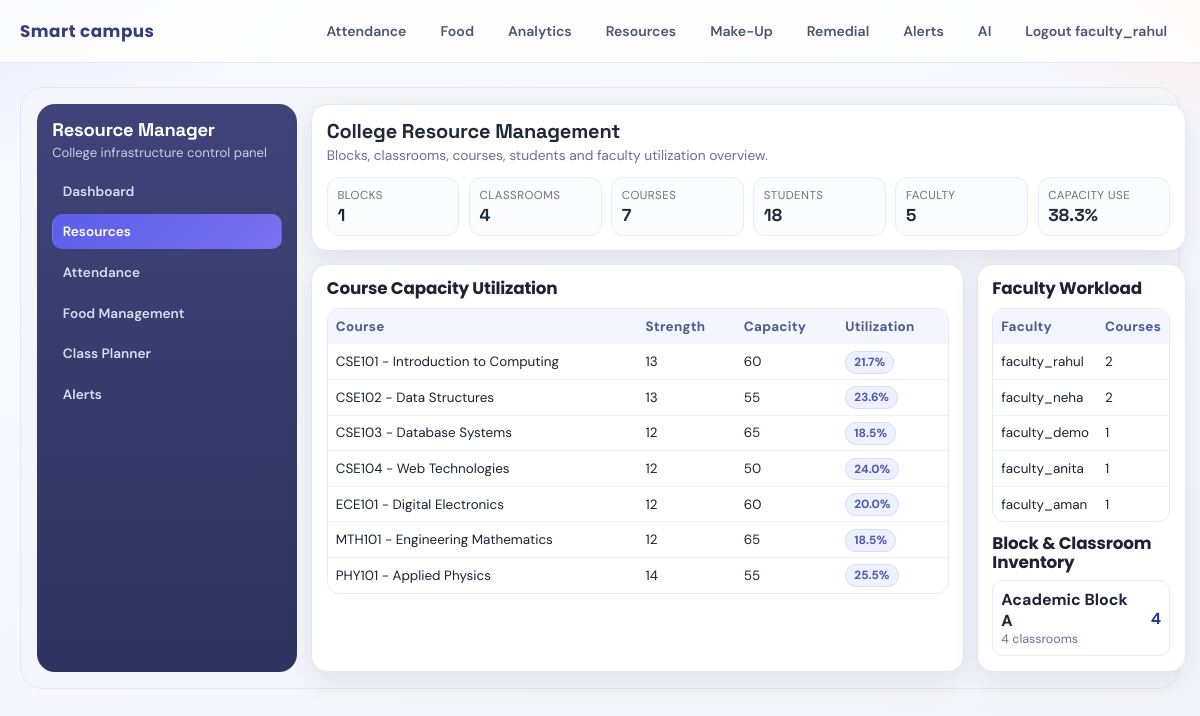
Page /resources/ (signed in) on the committed database.
### campus_core/models.py (models this page shows, shortened)
class Course(models.Model):
    code = models.CharField(max_length=20, unique=True)
    name = models.CharField(max_length=200)
    faculty = models.ForeignKey(User, on_delete=models.SET_NULL, null=True, related_name="courses")
    classroom = models.ForeignKey(Classroom, on_delete=models.SET_NULL, null=True, blank=True)
    def __str__(self) -> str:
        return f"{self.code} - {self.name}"

class Block(models.Model):
    name = models.CharField(max_length=100, unique=True)

### campus_core/views.py (the view)
# urls.py: path("resources/", views.resource_dashboard, name="resource-dashboard"),
@role_required(ROLE_FACULTY)
def resource_dashboard(request):
    blocks = Block.objects.all().prefetch_related("classrooms")
    classrooms = Classroom.objects.all()
    total_capacity = classrooms.aggregate(total=Sum("capacity"))["total"] or 0
    enrolled_count = Enrollment.objects.count()
    capacity_utilization = (enrolled_count / total_capacity * 100) if total_capacity else 0
    total_classrooms = classrooms.count()
    total_blocks = blocks.count()
    total_courses = Course.objects.count()
    total_students = StudentProfile.objects.count()
    total_faculty = User.objects.filter(courses__isnull=False).distinct().count()
    course_utilization = []
    for course in Course.objects.select_related("classroom", "faculty"):
        current_strength = course.enrollments.count()
        room_capacity = course.classroom.capacity if course.classroom else 0
        utilization = (current_strength / room_capacity * 100) if room_capacity else 0
        course_utilization.append(
            {
                "course": course,
                "strength": current_strength,
                "capacity": room_capacity,
                "utilization": utilization,
            }
        )
    faculty_workload = (
        Course.objects.values(faculty_name=F("faculty__username"))
        .annotate(total_courses=Count("id"))
        .order_by("-total_courses")
    )
    return render(
        request,
        "campus_core/resource_dashboard.html",
        {
            "total_capacity": total_capacity,
            "enrolled_count": enrolled_count,
            "capacity_utilization": capacity_utilization,
            "total_classrooms": total_classrooms,
            "total_blocks": total_blocks,
            "total_courses": total_courses,
            "total_students": total_students,
            "total_faculty": total_faculty,
            "blocks": blocks,
            "course_utilization": course_utilization,
            "faculty_workload": faculty_workload,
        },
    )

### campus_core/authz.py (called while the page is built)
def get_user_role(user: User) -> str:
    if not user or not user.is_authenticated:
        return ROLE_GUEST
    if user.is_superuser or user.is_staff or user.groups.filter(name__iexact="faculty").exists():
        return ROLE_FACULTY
    if user.groups.filter(name__iexact="vendor").exists():
        return ROLE_VENDOR
    if user.groups.filter(name__iexact="student").exists():
        return ROLE_STUDENT
    if StudentProfile.objects.filter(user=user).exists():
        return ROLE_STUDENT
    if hasattr(user, "faculty_profile"):
        return ROLE_FACULTY
    return ROLE_FACULTY

def role_flags(user: User) -> dict[str, bool | str]:
    role = get_user_role(user)
    is_faculty = role == ROLE_FACULTY
    is_student = role == ROLE_STUDENT
    is_vendor = role == ROLE_VENDOR
    return {
        "user_role": role,
        "is_faculty": is_faculty,
        "is_student": is_student,
        "is_vendor": is_vendor,
        "can_attendance": is_faculty,
        "can_food": is_faculty or is_student or is_vendor,
        "can_analytics": is_faculty or is_vendor,
        "can_resources": is_faculty,
        "can_makeup": is_faculty or is_student,
        "can_remedial": is_faculty or is_student,
        "can_alerts": is_faculty or is_vendor,
        "can_ai": is_faculty,
    }

### campus_core/context_processors.py (called while the page is built)
def role_context(request):
    return role_flags(request.user)

### campus_core/views.py (called while the page is built)
def role_required(*allowed_roles):
    def decorator(view_func):
        @login_required(login_url="login")
        @wraps(view_func)
        def _wrapped(request, *args, **kwargs):
            role = get_user_role(request.user)
            if role not in allowed_roles:
                messages.error(request, "You do not have permission to access this page.")
                return redirect("home")
            return view_func(request, *args, **kwargs)
        return _wrapped
    return decorator

### templates/campus_core/resource_dashboard.html (shortened to what this page needs)
{% extends 'base.html' %}
{% block content %}
<div class="rm-shell">
    <div class="rm-grid">
        <aside class="rm-side">
            <h3 class="rm-brand">Resource Manager</h3>
            <p class="rm-sub">College infrastructure control panel</p>
            <div class="rm-nav">
                <a href="/" >Dashboard</a>
                <a href="/resources/" class="active">Resources</a>
                <a href="/attendance/mark/">Attendance</a>
                <a href="/food/order/">Food Management</a>
                <a href="/makeup/schedule/">Class Planner</a>
                <a href="/notifications/">Alerts</a>
            </div>
        </aside>
        <section class="rm-main">
            <article class="rm-card">
                <div class="rm-head">
                    <div>
                        <h2 class="rm-title">College Resource Management</h2>
                        <p class="rm-muted">Blocks, classrooms, courses, students and faculty utilization overview.</p>
                    </div>
                </div>
                <div class="rm-kpis">
                    <div class="rm-kpi"><div class="label">Blocks</div><div class="value">{{ total_blocks }}</div></div>
                    <div class="rm-kpi"><div class="label">Classrooms</div><div class="value">{{ total_classrooms }}</div></div>
                    <div class="rm-kpi"><div class="label">Courses</div><div class="value">{{ total_courses }}</div></div>
                    <div class="rm-kpi"><div class="label">Students</div><div class="value">{{ total_students }}</div></div>
                    <div class="rm-kpi"><div class="label">Faculty</div><div class="value">{{ total_faculty }}</div></div>
                    <div class="rm-kpi"><div class="label">Capacity Use</div><div class="value">{{ capacity_utilization|floatformat:1 }}%</div></div>
                </div>
            </article>
            <div class="rm-layout">
                <article class="rm-card">
                    <h3 style="margin:0 0 .55rem;">Course Capacity Utilization</h3>
                    <div class="rm-table-wrap">
                        <table class="rm-table">
                            <tr><th>Course</th><th>Strength</th><th>Capacity</th><th>Utilization</th></tr>
                            {% for row in course_utilization %}
                            <tr>
                                <td>{{ row.course }}</td>
                                <td>{{ row.strength }}</td>
                                <td>{{ row.capacity }}</td>
                                <td><span class="rm-badge">{{ row.utilization|floatformat:1 }}%</span></td>
                            </tr>
                            {% empty %}
                            <tr><td colspan="4">No course data available.</td></tr>
                            {% endfor %}
                        </table>
                    </div>
                </article>
                <article class="rm-card">
                    <h3 style="margin:0 0 .55rem;">Faculty Workload</h3>
                    <div class="rm-table-wrap" style="margin-bottom:.7rem;">
                        <table class="rm-table" style="min-width: 100%;">
                            <tr><th>Faculty</th><th>Courses</th></tr>
                            {% for row in faculty_workload %}
                            <tr><td>{{ row.faculty_name|default:'Unassigned' }}</td><td>{{ row.total_courses }}</td></tr>
                            {% empty %}
                            <tr><td colspan="2">No workload data.</td></tr>
                            {% endfor %}
                        </table>
                    </div>
                    <h3 style="margin:0 0 .45rem;">Block & Classroom Inventory</h3>
                    <div class="rm-block-list">
                        {% for block in blocks %}
                        <div class="rm-block-item">
                            <div>
                                <strong>{{ block.name }}</strong>
                                <div class="rm-muted" style="margin:0; font-size:.78rem;">{{ block.classrooms.count }} classrooms</div>
                            </div>
                            <span class="rm-util">{{ block.classrooms.all|length }}</span>
                        </div>
                        {% empty %}
                        <div class="rm-block-item">No blocks configured.</div>
                        {% endfor %}
                    </div>
                </article>
            </div>
        </section>
    </div>
</div>
{% endblock %}

### templates/base.html (shortened to what this page needs)
<!DOCTYPE html>
<html lang="en">
<head>
</head>
<body>
    <header class="topbar">
        <div class="topbar-inner">
            <a class="brand" href="/">Smart campus</a>
            <nav class="nav-grid">
                {% if user.is_authenticated %}
                {% if can_attendance %}<a class="nav-link" href="/attendance/mark/">Attendance</a>{% endif %}
                {% if can_food %}<a class="nav-link" href="/food/order/">Food</a>{% endif %}
                {% if can_analytics %}<a class="nav-link" href="/food/analytics/">Analytics</a>{% endif %}
                {% if can_resources %}<a class="nav-link" href="/resources/">Resources</a>{% endif %}
                {% if can_makeup %}<a class="nav-link" href="/makeup/schedule/">Make-Up</a>{% endif %}
                {% if can_remedial %}<a class="nav-link" href="/makeup/remedial-attendance/">Remedial</a>{% endif %}
                {% if can_alerts %}<a class="nav-link" href="/notifications/">Alerts</a>{% endif %}
                {% if can_ai %}<a class="nav-link" href="/ai-preview/">AI</a>{% endif %}
                <form class="nav-inline-form" method="post" action="/accounts/logout/">
                    <button class="nav-button" type="submit">Logout {{ user.username }}</button>
                </form>
                {% else %}
                <a class="nav-link" href="/accounts/login/">Login</a>
                {% endif %}
            </nav>
        </div>
    </header>
    <main class="shell">
        {% block content %}{% endblock %}
    </main>
</body>
</html>

### templates/base.html (style rules this page uses)
:root { --bg: #f5f6fb; --surface: #ffffffe6; --surface-strong: #ffffff; --text: #1e2233; --muted: #656b84; --line: #e3e7f2; --brand: #5c5fe8; --brand-dark: #4346c8; --brand-soft: #eef0ff; --accent: #ff8f50; --danger: #b42318; --ok: #067647; --shadow: 0 18px 45px rgba(34, 43, 80, 0.12); --radius: 18px; }
* { box-sizing: border-box; }
body { margin: 0; color: var(--text); font-family: "DM Sans", "Segoe UI", sans-serif; background: radial-gradient(65rem 40rem at -15% -20%, #d9dcff 0%, transparent 55%), radial-gradient(58rem 32rem at 115% -10%, #ffe1d2 0%, transparent 48%), linear-gradient(160deg, #f9faff 0%, #f3f5fb 100%); min-height: 100vh; }
.topbar { position: sticky; top: 0; z-index: 5; backdrop-filter: blur(14px); background: rgba(255, 255, 255, 0.78); border-bottom: 1px solid #e4e8f4; }
.topbar-inner { width: min(1160px, calc(100% - 2rem)); margin: 0 auto; display: flex; align-items: center; justify-content: space-between; gap: 1rem; padding: 0.85rem 0; }
.brand { font-family: "Poppins", sans-serif; font-size: 1.05rem; font-weight: 700; letter-spacing: 0.03em; color: #363d78; text-decoration: none; white-space: nowrap; }
.nav-grid { display: flex; flex-wrap: wrap; justify-content: flex-end; gap: 0.5rem; }
.nav-link { color: #4d5472; text-decoration: none; font-size: 0.88rem; font-weight: 600; padding: 0.45rem 0.75rem; border-radius: 999px; border: 1px solid transparent; transition: 180ms ease; }
.nav-inline-form { margin: 0; }
.nav-button { color: #4d5472; font-size: 0.88rem; font-weight: 600; padding: 0.45rem 0.75rem; border-radius: 999px; border: 1px solid transparent; background: transparent; cursor: pointer; font-family: inherit; }
.shell { width: min(1160px, calc(100% - 2rem)); margin: 1.5rem auto 2.5rem; }
h1, h2, h3 { font-family: "Poppins", sans-serif; margin-top: 0; line-height: 1.18; letter-spacing: -0.01em; }
h2 { font-size: clamp(1.3rem, 3vw, 1.85rem); margin-bottom: 0.7rem; }
h3 { font-size: 1.05rem; margin: 0.6rem 0; }
p { margin: 0.4rem 0 0.9rem; color: var(--muted); }
table { width: 100%; border-collapse: collapse; min-width: 620px; }
th, td { text-align: left; padding: 0.72rem; border-bottom: 1px solid #e3ece8; font-size: 0.94rem; }
th { background: #f3f5ff; color: #51598f; font-weight: 700; letter-spacing: 0.02em; }
tr:last-child td { border-bottom: none; }
.fd-card, .panel, .att-card, .rm-card, .ts-main, .oh-card { background: #fff !important; border-color: #e3e7f2 !important; box-shadow: 0 10px 28px rgba(28, 37, 74, 0.09) !important; }
.fd-wrap, .bill-shell, .att-wrap, .ts-shell, .rm-shell { background: #f5f6fb !important; border-color: #e3e7f2 !important; }
.ts-side, .rm-side { background: linear-gradient(180deg, #3f4378, #2f335f) !important; color: #dfe4ff !important; }
.fd-nav-link.active, .att-nav-item.active, .ts-nav a.active, .rm-nav a.active, .side-tab.active { background: linear-gradient(135deg, #5c5fe8, #7a71f0) !important; color: #fff !important; border-color: transparent !important; }
.fd-upgrade p, .fd-sub, .muted, .oh-meta, .ts-range, .rm-muted, .att-sub { color: #697095 !important; }
.fd-discount, .tag, .oh-tag, .rm-badge, .ts-pill { background: #eef1ff !important; color: #4e56ad !important; border-color: #d6def9 !important; }
.att-table th, .rm-table th, .ts-table th, .row[style], .table-wrap th { background: #f3f5ff !important; color: #50598e !important; }

### rows in the picture
Course: course "CSE101 - Introduction to Computing", strength "13", capacity "60", utilization "21.7"
Course: course "CSE102 - Data Structures", strength "13", capacity "55", utilization "23.6"
Course: course "CSE103 - Database Systems", strength "12", capacity "65", utilization "18.5"
Course: course "CSE104 - Web Technologies", strength "12", capacity "50", utilization "24.0"
Course: course "ECE101 - Digital Electronics", strength "12", capacity "60", utilization "20.0"
Course: course "MTH101 - Engineering Mathematics", strength "12", capacity "65", utilization "18.5"
Course: course "PHY101 - Applied Physics", strength "14", capacity "55", utilization "25.5"
Block: name "Academic Block A", classrooms.count "4", classrooms.all|length "4"

### other values in the picture
{{ user.username }} "faculty_rahul"
{{ total_blocks }} "1"
{{ total_classrooms }} "4"
{{ total_courses }} "7"
{{ total_students }} "18"
{{ total_faculty }} "5"
{{ capacity_utilization|floatformat:1 }} "38.3"
{{ row.faculty_name|default:'Unassigned' }} "faculty_rahul"
{{ row.total_courses }} "2"
{{ row.faculty_name|default:'Unassigned' }} "faculty_neha"
{{ row.faculty_name|default:'Unassigned' }} "faculty_demo"
{{ row.total_courses }} "1"
{{ row.faculty_name|default:'Unassigned' }} "faculty_anita"
{{ row.faculty_name|default:'Unassigned' }} "faculty_aman"
